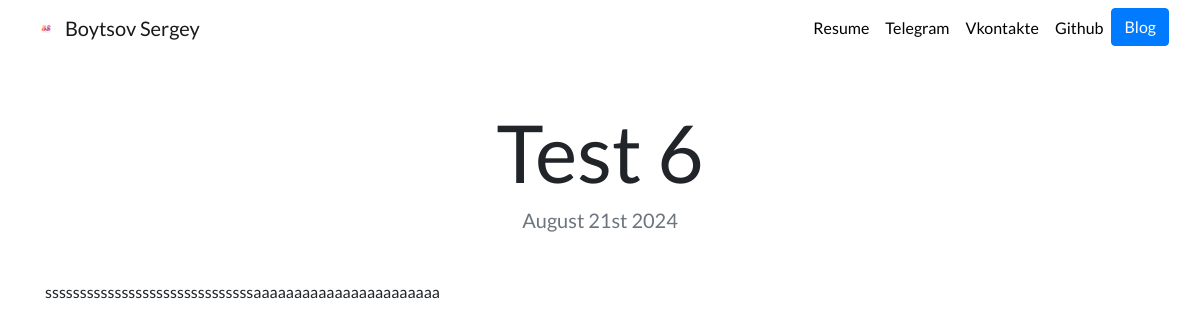
The page /blog/6/ on the database its author committed.
### blog/models.py (models this page shows, shortened)
class Blog(models.Model):
    title = models.CharField(max_length=200)
    description = models.TextField()
    date = models.DateField()

### blog/views.py (the view)
# urls.py: path('<int:blog_id>/', views.all_detail, name='detail'),
def all_detail(request, blog_id):
    blog = get_object_or_404(Blog, pk=blog_id)
    return render(request, 'blog/detail.html', {'blog': blog})

### blog/templates/blog/detail.html
{% extends "portfolio/base.html" %}
{% load static %}
{% block content %}
<h1 class="text-center mt-5" id="blogdetailtitle">{{ blog.title }}</h1>
<h5 class="text-center text-muted mb-5">{{ blog.date|date:'F jS Y' }}</h5>
{{ blog.description|safe }}
{% endblock %}

### portfolio/static/portfolio/custom.css (style rules this page uses)
body { font-family: 'Lato', sans-serif; }
@media (min-width: 992px) { #blogdetailtitle { font-size: 5rem; } }

### rows shown on the page
Blog: title "Test 6", date "August 21st 2024", description "ssssssssssssssssssssssssssssssaaaaaaaaaaaaaaaaaaaaaaa"
